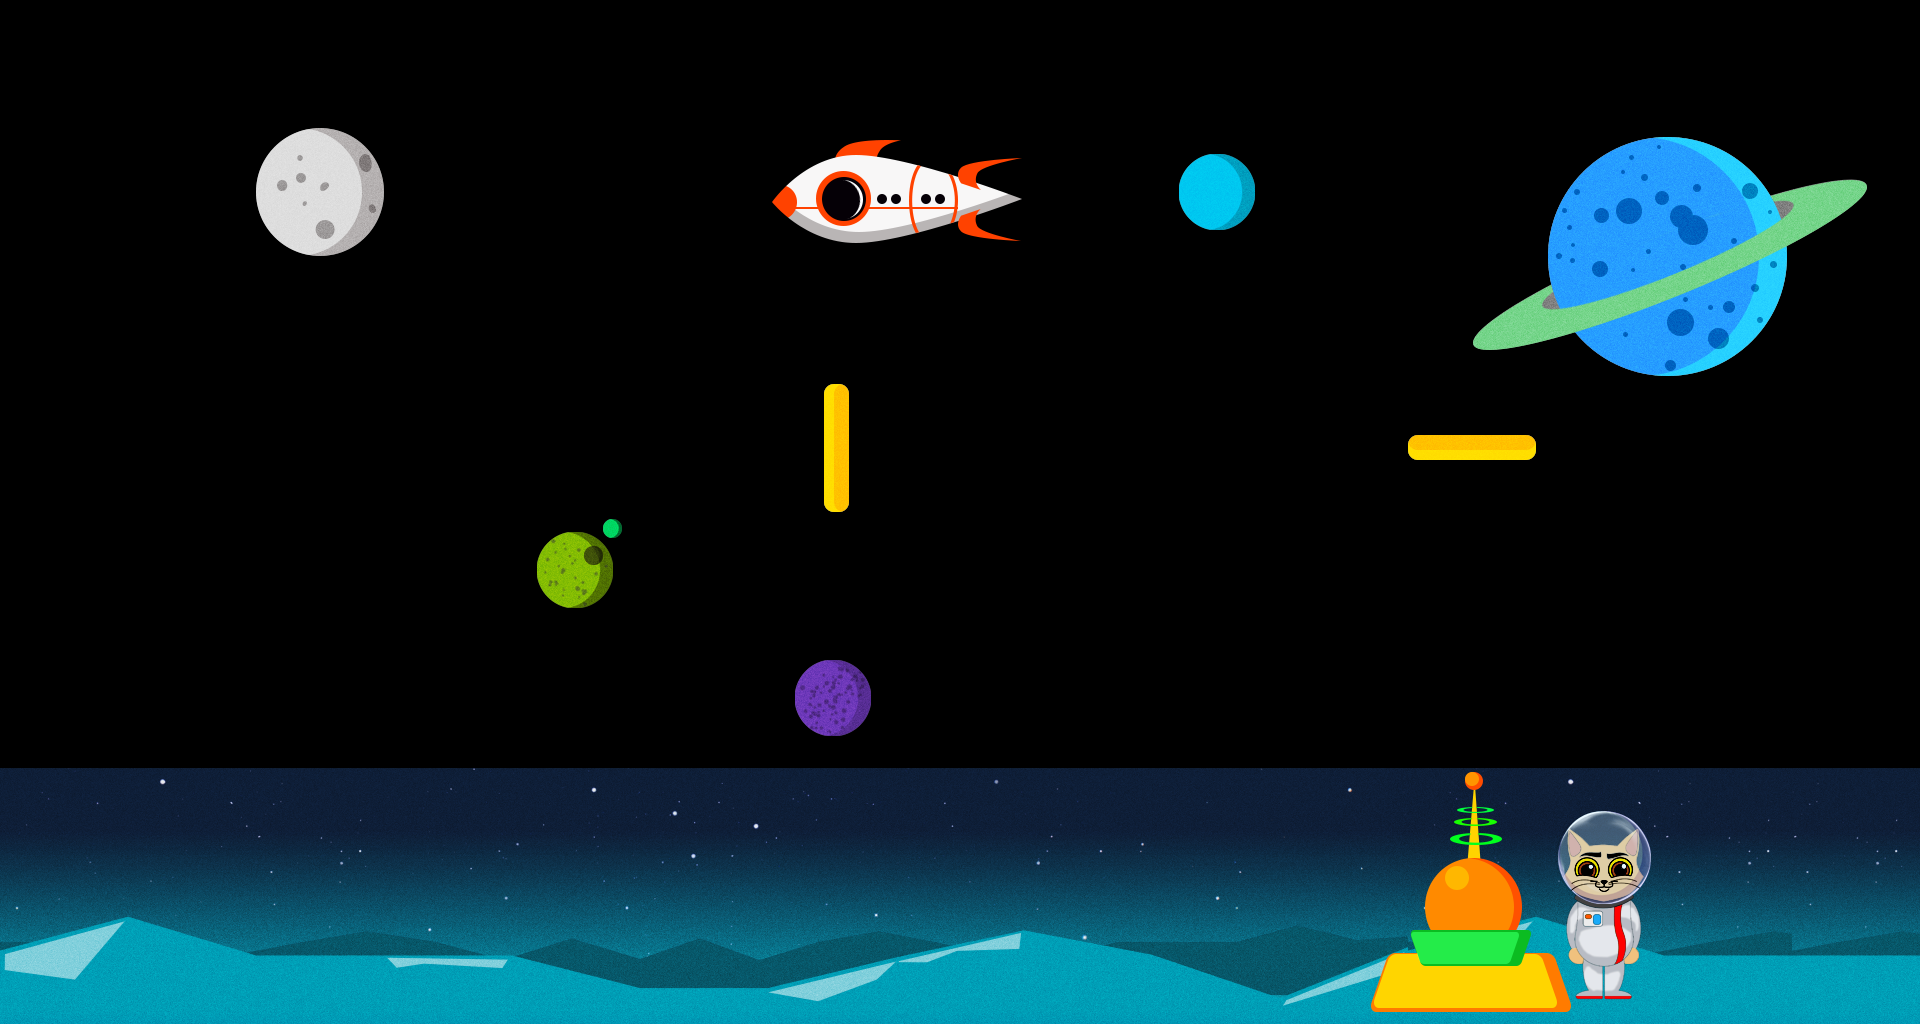

Tiled map render using the project's own tile images. Description and the whole map definition, tile-layer contents included, below:
An orthogonal 15x8 tile map with 128x128 px tiles, 3 tile layers (BackgroudLayer, PlayerLayer, GameLayer), 2 tilesets.

<map version="1.0" tiledversion="1.1.0" orientation="orthogonal" renderorder="right-down" width="15" height="8" tilewidth="128" tileheight="128" infinite="0" nextobjectid="1">
 <tileset firstgid="1" source="tiles.tsx" />
 <tileset firstgid="65" source="template_assets_v1.tsx" />
 <layer name="BackgroudLayer" width="15" height="8">
  <data encoding="csv">
0,0,0,0,0,0,0,0,0,0,0,0,0,0,0,
0,0,0,0,0,0,0,0,0,0,0,0,0,0,0,
0,0,0,0,0,0,0,0,0,0,0,0,0,0,0,
0,0,0,0,0,0,0,0,0,0,0,0,0,0,0,
0,0,0,0,0,0,0,0,0,0,0,0,0,0,0,
0,0,0,0,0,0,0,0,0,0,0,0,0,0,0,
158,159,160,161,162,163,164,165,166,167,168,158,159,160,160,
173,174,175,176,177,178,179,180,181,182,183,173,174,175,175
</data>
 </layer>
 <layer name="PlayerLayer" width="15" height="8">
  <data encoding="csv">
0,0,0,0,0,0,0,0,0,0,0,0,0,0,0,
0,0,0,0,0,0,0,0,0,0,0,0,0,0,0,
0,0,0,0,0,0,0,0,0,0,0,0,0,0,0,
0,0,0,0,0,0,0,0,0,0,0,0,0,0,0,
0,0,0,0,0,0,0,0,0,0,0,0,0,0,0,
0,0,0,0,0,0,0,0,0,0,0,0,0,0,0,
0,0,0,0,0,0,0,0,0,0,0,0,137,0,0,
0,0,0,0,0,0,0,0,0,0,0,0,152,0,0
</data>
 </layer>
 <layer name="GameLayer" width="15" height="8">
  <data encoding="csv">
0,0,0,0,0,0,0,0,0,0,0,0,0,0,0,
0,0,117,0,0,0,92,93,0,116,0,82,83,84,85,
0,0,0,0,0,0,0,0,0,0,0,97,98,99,100,
0,0,0,0,0,0,119,0,0,0,0,122,0,0,0,
0,0,0,0,103,0,0,0,0,0,0,0,0,0,0,
0,0,0,0,0,0,101,0,0,0,0,0,0,0,0,
0,0,0,0,0,0,0,0,0,0,89,90,91,0,0,
0,0,0,0,0,0,0,0,0,0,104,105,106,0,0
</data>
 </layer>
</map>
